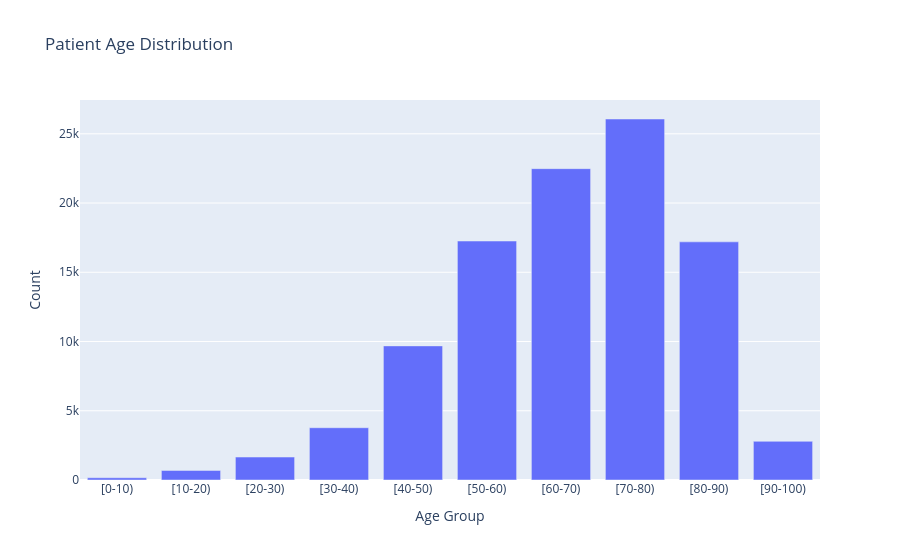

Source (notebook cell):
### Code cell
fig = px.bar(df["age"].value_counts().reset_index().sort_values(by="age"), x="age", y="count", title="Patient Age Distribution")
fig.update_layout(xaxis_title="Age Group",
                  yaxis_title="Count")
fig.show()

### Figure 1 — Plotly figure (JSON) as saved in the notebook; plotly's stock layout.template omitted (floating-point values rounded to 4 significant figures)
{"data": [{"hovertemplate": "age=%{x}<br>count=%{y}<extra></extra>", "legendgroup": "", "marker": {"color": "#636efa", "pattern": {"shape": ""}}, "name": "", "orientation": "v", "showlegend": false, "textposition": "auto", "type": "bar", "x": ["[0-10)", "[10-20)", "[20-30)", "[30-40)", "[40-50)", "[50-60)", "[60-70)", "[70-80)", "[80-90)", "[90-100)"], "xaxis": "x", "y": [161, 691, 1657, 3775, 9685, 17256, 22483, 26068, 17197, 2793], "yaxis": "y"}], "layout": {"barmode": "relative", "legend": {"tracegroupgap": 0}, "title": {"text": "Patient Age Distribution"}, "xaxis": {"anchor": "y", "domain": [0, 1], "title": {"text": "Age Group"}}, "yaxis": {"anchor": "x", "domain": [0, 1], "title": {"text": "Count"}}}}
